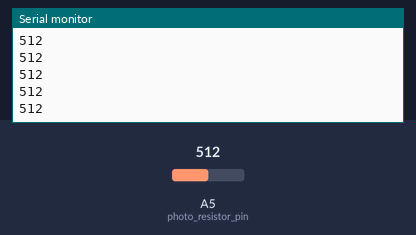
Simulated run of this sketch. Board: Arduino Uno, built with avr-gcc and run on an emulated ATmega328P. Shown: the last lines printed to the serial monitor. Inputs (shaded band) come from the test bench; at power-on: A5 (photo_resistor_pin) = 512.

Above: at 1.2 s.
1.3 s: A5 (photo_resistor_pin) set to 716
At 2.0 s:
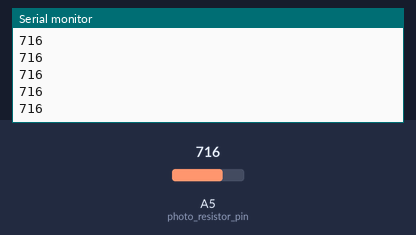
2.8 s: A5 (photo_resistor_pin) set to 900
At 3.6 s:
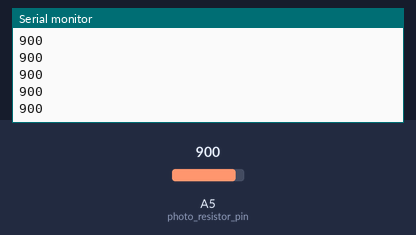
Timing chart, 0 to 5.8 s (numbered marks = the images above; inputs shaded):
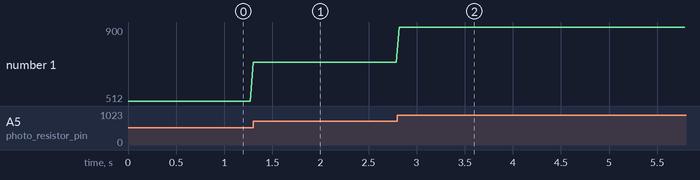

Measured:
- after the input at 1.3 s, the serial monitor: prints a new line at once (image 1)
- after the input at 2.8 s, the serial monitor: prints a new line at once (image 2)
- plotted number 1: 512 → 716 after the input at 1.3 s, 716 → 900 after the input at 2.8 s

The sketch:

Photoresistor-Delay.ino
```cpp
/*
 Code for reading the input from a photocell

 Programmed by Nathan Villicana-Shaw in the Fall of 2017 for
 the California College of the Arts Interaction Design department.


 PLEASE NOTE:
 The photocell needs to be setup with an external resistor to create a voltage divider.

 */

const int photo_resistor_pin = A5;

int photo_resistor_reading = 0;


void setup() {
  pinMode(photo_resistor_pin, INPUT);
  Serial.begin(57600);
}


void loop() {
  /* consider using a combination of constrain() followed by map()
   if the values are hard to manage */
  photo_resistor_reading = analogRead(photo_resistor_pin);
  Serial.println(photo_resistor_reading);
  delay(30); // added a short delay to make the print statements easier to read
}
```
